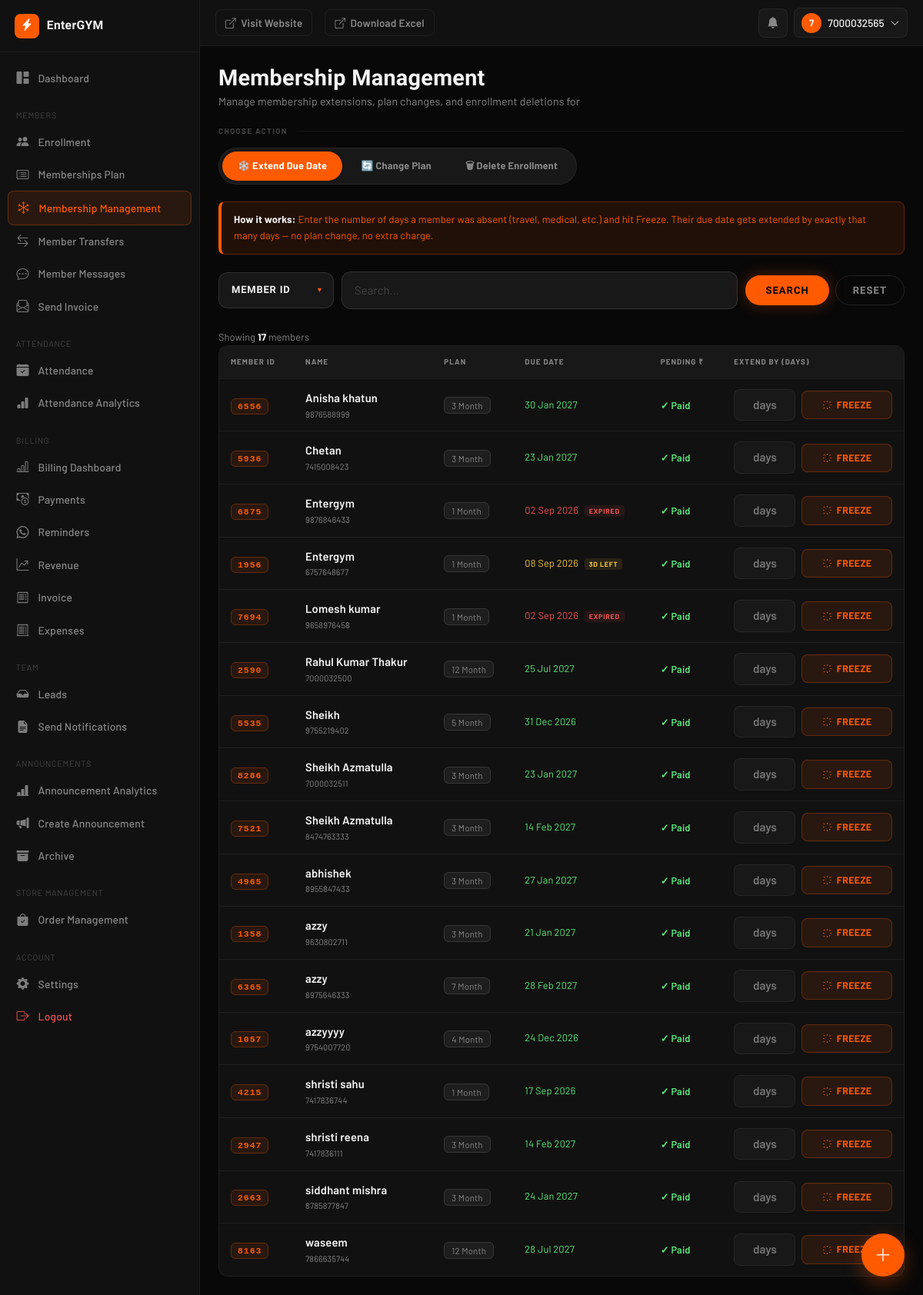
Page /freeze-membership/ (signed in) on the earlier database version.
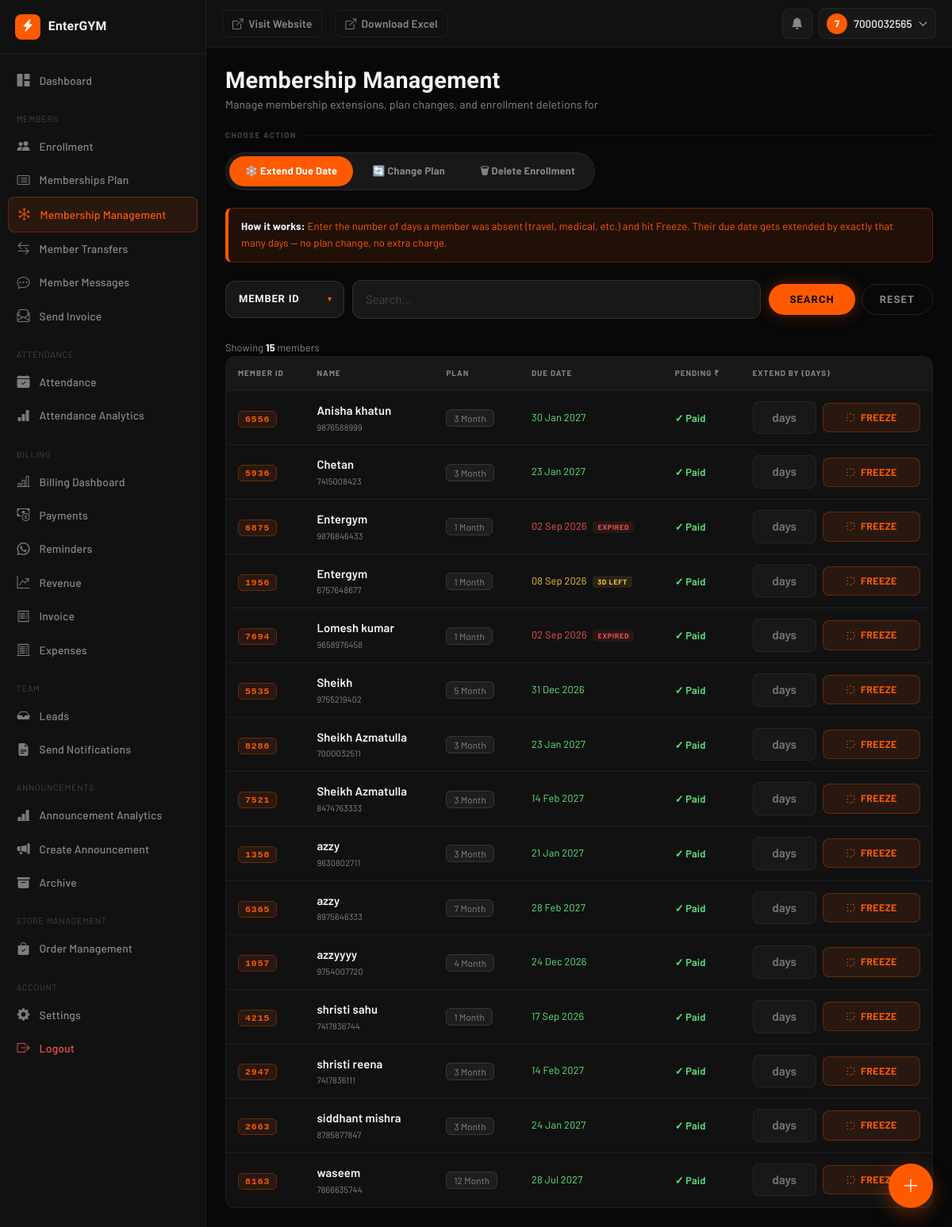
Same page on the later database version.
### AuthFit/models.py (models this page shows, shortened)
class Enrollment(models.Model):
    gym = models.ForeignKey(Gym, on_delete=models.CASCADE, db_index=True)
    objects = GymManager()
    GENDER_CHOICES = [('M', 'Male'), ('F', 'Female')]
    PAYMENT = [("Done", 'Done'), ("Pending", 'Pending')]
    METHOD = [('C', 'CASH'), ('U', 'UPI'), ('B', 'UPI + CASH')]
    SOURCE_CHOICES = [
        ("OWNER", "Owner"),
        ("MEMBER", "Member"),
    ]
    unique_id = models.CharField(max_length=10, editable=False, db_index=True)
    membership_start_date = models.DateField(
        default=timezone.localdate,
        help_text="Actual membership start date. Used to calculate DueDate — "
                "lets owners backdate enrollment for members who joined "
                "before EnterGYM. Distinct from `doj` (record-creation date).",
    )
    user = models.ForeignKey(
        User, on_delete=models.CASCADE, null=True, blank=True
    )
    profile_completed = models.BooleanField(default=False)
    source = models.CharField(max_length=10, choices=SOURCE_CHOICES, default="OWNER")
    fullname = models.CharField(max_length=25)
    email = models.EmailField(blank=True ,null=True)
    gender = models.CharField(max_length=1, choices=GENDER_CHOICES, blank=True ,null=True)
    phone = models.CharField(max_length=10, db_index=True)
    address = models.TextField(blank=True)
    reference = models.CharField(max_length=30, null=True, blank=True)
    selectPlan = models.ForeignKey(MembershipPlan, on_delete=models.CASCADE)
    trainer = models.ForeignKey(
        Trainer, on_delete=models.SET_NULL, null=True, blank=True
    )
    Amount = models.DecimalField(max_digits=10, decimal_places=2)
    paidAmount = models.DecimalField(default=0,max_digits=10,decimal_places=2,null=False)
    paymentDate = models.DateField(blank=True, null=True)
    paymentMethod = models.CharField(
        max_length=1, choices=METHOD, blank=True, null=True
    )
    pendingAmount = models.DecimalField(default=0,max_digits=10,decimal_places=2)
    pendingpaymentMethod = models.CharField(
        max_length=1, choices=METHOD, blank=True, null=True
    )
    pendingpaymentDate =  models.DateField(blank=True, null=True)
    paymentStatus = models.CharField(
        max_length=10, choices=PAYMENT, default="Pending"
    )
    last_expiry_notif_sent = models.DateField(null=True, blank=True)
    initial_invoice_generated = models.BooleanField(
        default=False,
        help_text="Set once the up-front payment collected during Quick Enrollment "
                "has been converted into a Payment + Invoice.",
    )
    doj = models.DateField(auto_now_add=True)
    DueDate = models.DateField(blank=True, null=True,db_index=True)
    created_at = models.DateTimeField(auto_now_add=True)
    is_active = models.BooleanField(default=True, db_index=True)
    is_deleted = models.BooleanField(default=False, db_index=True)
    deleted_at = models.DateTimeField(null=True, blank=True)
    deleted_by = models.ForeignKey(
        User, on_delete=models.SET_NULL, null=True, blank=True, related_name='+'
    )
    face_enrolled = models.BooleanField(default=False)
    face_image = CloudinaryField('image', null=True, blank=True)
    face_embeddings = models.JSONField(default=list, blank=True)
    class Meta:
        unique_together = ('gym', 'unique_id')
        indexes = [
            models.Index(fields=['gym', 'unique_id']),
            models.Index(fields=['gym', 'phone']),
            models.Index(fields=['gym', 'paymentStatus']),
        ]
        constraints = [
            models.UniqueConstraint(
                fields=['gym', 'phone'],
                condition=models.Q(user__isnull=True),
                name='unique_pending_enrollment_phone_per_gym',
            )
        ]
    @property
    def is_expired(self):
        if self.DueDate:
            return timezone.localdate() > self.DueDate
        return False
    @property
    def days_remaining(self):
        if self.DueDate:
            return (self.DueDate - timezone.localdate()).days
        return None

class MembershipPlan(models.Model):
    gym = models.ForeignKey(
        Gym,
        on_delete=models.CASCADE,
        db_index=True
    )
    plan = models.CharField(max_length=100)
    price = models.IntegerField()
    duration_days = models.IntegerField(default=30)
    show_on_home = models.BooleanField(
        default=False,
        help_text="Show this plan in the pricing section of your gym's public homepage."
    )
    is_hidden = models.BooleanField(
        default=False,
        help_text="Hide this plan from regular members. Only owners/receptionists can see and assign it."
    )
    objects = GymManager()

### AuthFit/views.py (the view, shortened to what this page needs)
# urls.py: path('freeze-membership/', views.freeze_membership, name='freeze_membership'),
@_gym_staff_required
def freeze_membership(request):
    gym = getattr(request, 'gym', None)
    from AuthFit.permissions import has_permission
    active_tab = request.GET.get("tab", "freeze")
    if active_tab not in ("freeze", "changeplan", "deleteenrollment"):
        active_tab = "freeze"
    freeze_query = request.GET.get("freeze_search", "").strip()
    qs = Enrollment.objects.filter(is_deleted=False).select_related("selectPlan").order_by("fullname")
    if gym:
        qs = qs.filter(gym=gym)
    if freeze_query:
        qs = qs.filter(unique_id=freeze_query)
    paginator = Paginator(qs, 20)
    page_obj  = paginator.get_page(request.GET.get("page", 1))
    can_change_plan = has_permission(request, "can_change_membership_plan")
    can_delete_enrollment = has_permission(request, "can_delete_enrollment")
    plans = []
    change_plan_rows = []
    cmp_page_obj = None
    cmp_query = ""
    del_page_obj = None
    del_query = ""
    del_status = "all"
    if can_delete_enrollment and gym:
        del_query, del_status, del_page_obj = _build_delete_enrollment_page(request, gym)
    return render(request, "freeze_membership.html", {
        "active_tab": active_tab,
        "page_obj": page_obj,
        "freeze_search_by_choices": [("id", "Member ID")],
        "freeze_search_by": "id",
        "freeze_search": freeze_query,
        "can_change_plan": can_change_plan,
        "can_delete_enrollment": can_delete_enrollment,
        "plans": plans,
        "change_plan_rows": change_plan_rows,
        "cmp_page_obj": cmp_page_obj,
        "cmp_query": cmp_query,
        "cmp_search_by_choices": [("all", "Name / Phone / ID")],
        "cmp_search_by": "all",
        "del_page_obj": del_page_obj,
        "del_query": del_query,
        "del_status": del_status,
        "del_search_by_choices": [("all", "Name / Phone / ID")],
        "del_search_by": "all",
        "del_status_choices": [
            ("all", "All"),
            ("active", "Active"),
            ("frozen", "Frozen"),
            ("expired", "Expired"),
            ("pending_signup", "Pending Signup"),
            ("duplicate", "Duplicate Candidates"),
        ],
    })

### templates/freeze_membership.html (shortened to what this page needs)
{% extends "dashboard/base.html" %}
{% block content %}
<div class="db-page-header">
  <div>
    <h1 class="db-page-title">Membership Management</h1>
    <p class="db-page-sub">Manage membership extensions, plan changes, and enrollment deletions for {{ gym.gym_name }}</p>
  </div>
</div>
{% if can_change_plan or can_delete_enrollment %}
<p class="fm-section-label">Choose Action</p>
<div class="fm-tabs" id="member-tabs" data-active-tab="{{ active_tab }}">
  <button class="fm-tab-btn {% if active_tab == 'freeze' %}active{% endif %}" data-tab="freeze">❄️ Extend Due Date</button>
  {% if can_change_plan %}
  <button class="fm-tab-btn {% if active_tab == 'changeplan' %}active{% endif %}" data-tab="changeplan">🔄 Change Plan</button>
  {% endif %}
  {% if can_delete_enrollment %}
  <button class="fm-tab-btn {% if active_tab == 'deleteenrollment' %}active{% endif %}" data-tab="deleteenrollment">🗑 Delete Enrollment</button>
  {% endif %}
</div>
{% endif %}
<div id="tab-freeze" class="fm-tab-panel {% if active_tab == 'freeze' %}active{% endif %}">
  <div class="fm-banner">
    <strong>How it works:</strong> Enter the number of days a member was absent (travel, medical, etc.) and hit Freeze. Their due date gets extended by exactly that many days — no plan change, no extra charge.
  </div>
    {% include "partials/search_form.html" with field_name="freeze_search" current_tab="freeze" search_by_choices=freeze_search_by_choices search_by=freeze_search_by search=freeze_search %}
    <span class="fm-search-info">
      Showing <strong>{{ page_obj.paginator.count }}</strong> member{{ page_obj.paginator.count|pluralize }}{% if freeze_search %} matching <strong>"{{ freeze_search }}"</strong>{% endif %}
    </span>
  {% if page_obj.object_list %}
  <div class="fm-table-wrap">
    <table>
      <thead>
        <tr>
          <th>Member ID</th>
          <th>Name</th>
          <th>Plan</th>
          <th>Due Date</th>
          <th>Pending ₹</th>
          <th>Extend By (Days)</th>
        </tr>
      </thead>
      <tbody>
        {% for row in page_obj.object_list %}
        <tr>
          <td><span class="fm-uid">{{ row.unique_id }}</span></td>
          <td>
            <div class="fm-name-cell">{{ row.fullname }}</div>
            <div class="fm-sub-text">{{ row.phone }}</div>
          </td>
          <td><span class="fm-plan-pill">{{ row.selectPlan.plan }}</span></td>
          <td>
            <div class="fm-due-date {% if row.is_expired %}expired{% elif row.days_remaining <= 5 %}expiring{% else %}ok{% endif %}">
              {{ row.DueDate|date:"d M Y" }}
              {% if row.is_expired %}
                <span class="fm-due-tag expired">Expired</span>
              {% elif row.days_remaining <= 5 %}
                <span class="fm-due-tag expiring">{{ row.days_remaining }}d left</span>
              {% endif %}
            </div>
          </td>
          <td>
            {% if row.pendingAmount == 0 %}
              <span class="fm-pending-0">✓ Paid</span>
            {% else %}
              <span class="fm-pending-amt">₹{{ row.pendingAmount }}</span>
            {% endif %}
          </td>
          <td>
            <div class="fm-freeze-form">
              <input type="number" min="1" max="365" class="fm-freeze-input" id="freeze-days-{{ row.id }}"
                     name="days" placeholder="days" data-days-input/>
              <button class="fm-btn-freeze" type="button"
                data-id="{{ row.id }}" data-uid="{{ row.unique_id }}"
                data-name="{{ row.fullname }}" data-due="{{ row.DueDate|date:'d M Y' }}">
                <svg xmlns="http://www.w3.org/2000/svg" fill="none" viewBox="0 0 24 24" stroke="currentColor" stroke-width="2">
                  <path stroke-linecap="round" stroke-linejoin="round" d="M12 3v1m0 16v1M4.22 4.22l.707.707m12.728 12.728.707.707M3 12h1m16 0h1M4.22 19.78l.707-.707M18.364 5.636l.707-.707"/>
                </svg>
                Freeze
              </button>
            </div>
          </td>
        </tr>
        {% endfor %}
      </tbody>
    </table>
  </div>
  {% endif %}
</div>
{% endblock %}

### templates/dashboard/includes/_navbar.html (shortened to what this page needs)
<header class="db-navbar">
  <a href="{% url 'home' %}" class="db-visit-site-btn">
    <i class="bi bi-box-arrow-up-right"></i>
    <span class="d-none d-md-inline">Visit Website</span>
  </a>
  <a href="{% url 'export_enrollments' gym.id %}" class="db-visit-site-btn">
    <i class="bi bi-box-arrow-up-right"></i>
    <span class="d-none d-md-inline">Download Excel</span>
  </a>
  <div class="db-navbar-right">
    <div class="dropdown db-notif-bell">
      <button type="button" class="db-icon-btn" id="dbNotifBtn" data-bs-toggle="dropdown" aria-expanded="false" aria-label="Notifications">
        <i class="bi bi-bell-fill"></i>
      </button>
    </div>
    <div class="dropdown">
      <button type="button" class="db-user-btn" data-bs-toggle="dropdown" aria-expanded="false">
        <span class="db-avatar">{{ request.user.username|slice:":1"|upper }}</span>
        <span class="db-user-name d-none d-md-inline">{{ request.user.get_full_name|default:request.user.username }}</span>
        <i class="bi bi-chevron-down small"></i>
      </button>
    </div>
  </div>
</header>

Differences in the rows shown:
removed Enrollment: unique_id "2590", fullname "Rahul Kumar Thakur", phone "7000032500", selectPlan.plan "12 Month", DueDate "25 Jul 2027", pendingAmount "✓ Paid"
removed Enrollment: unique_id "4965", fullname "abhishek", phone "8955847433", selectPlan.plan "3 Month", DueDate "27 Jan 2027", pendingAmount "✓ Paid"
Other differences:
{{ page_obj.paginator.count }}: "17" → "15"
